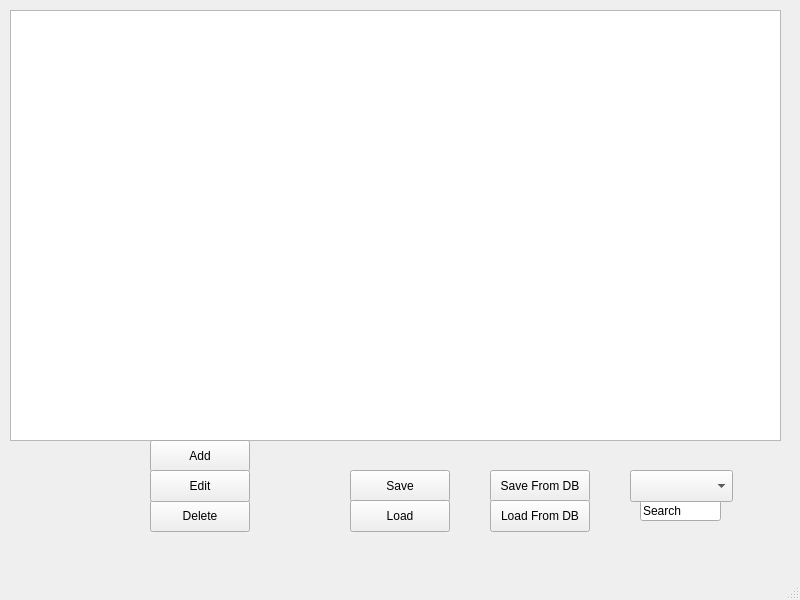
<?xml version="1.0" encoding="UTF-8"?>
<ui version="4.0">
 <class>MainWindow</class>
 <widget class="QMainWindow" name="MainWindow">
  <property name="geometry">
   <rect>
    <x>0</x>
    <y>0</y>
    <width>800</width>
    <height>600</height>
   </rect>
  </property>
  <property name="minimumSize">
   <size>
    <width>800</width>
    <height>600</height>
   </size>
  </property>
  <property name="maximumSize">
   <size>
    <width>800</width>
    <height>600</height>
   </size>
  </property>
  <property name="windowTitle">
   <string>MainWindow</string>
  </property>
  <widget class="QWidget" name="centralwidget">
   <widget class="QPushButton" name="pushButtonLoad">
    <property name="geometry">
     <rect>
      <x>350</x>
      <y>500</y>
      <width>100</width>
      <height>32</height>
     </rect>
    </property>
    <property name="text">
     <string>Load</string>
    </property>
   </widget>
   <widget class="QPushButton" name="pushButtonSave">
    <property name="geometry">
     <rect>
      <x>350</x>
      <y>470</y>
      <width>100</width>
      <height>32</height>
     </rect>
    </property>
    <property name="text">
     <string>Save</string>
    </property>
   </widget>
   <widget class="QTableView" name="tableViewContacts">
    <property name="geometry">
     <rect>
      <x>10</x>
      <y>10</y>
      <width>771</width>
      <height>431</height>
     </rect>
    </property>
   </widget>
   <widget class="QPushButton" name="pushButtonAdd">
    <property name="geometry">
     <rect>
      <x>150</x>
      <y>440</y>
      <width>100</width>
      <height>32</height>
     </rect>
    </property>
    <property name="text">
     <string>Add</string>
    </property>
   </widget>
   <widget class="QPushButton" name="pushButtonDelete">
    <property name="geometry">
     <rect>
      <x>150</x>
      <y>500</y>
      <width>100</width>
      <height>32</height>
     </rect>
    </property>
    <property name="text">
     <string>Delete</string>
    </property>
   </widget>
   <widget class="QPushButton" name="pushButtonEdit">
    <property name="geometry">
     <rect>
      <x>150</x>
      <y>470</y>
      <width>100</width>
      <height>32</height>
     </rect>
    </property>
    <property name="text">
     <string>Edit</string>
    </property>
   </widget>
   <widget class="QLineEdit" name="lineEditSearch">
    <property name="geometry">
     <rect>
      <x>640</x>
      <y>500</y>
      <width>81</width>
      <height>21</height>
     </rect>
    </property>
    <property name="text">
     <string>Search</string>
    </property>
   </widget>
   <widget class="QComboBox" name="comboBoxSearchField">
    <property name="geometry">
     <rect>
      <x>630</x>
      <y>470</y>
      <width>103</width>
      <height>32</height>
     </rect>
    </property>
   </widget>
   <widget class="QPushButton" name="pushButtonSaveDB">
    <property name="geometry">
     <rect>
      <x>490</x>
      <y>470</y>
      <width>100</width>
      <height>32</height>
     </rect>
    </property>
    <property name="text">
     <string>Save From DB</string>
    </property>
   </widget>
   <widget class="QPushButton" name="pushButtonLoadDB">
    <property name="geometry">
     <rect>
      <x>490</x>
      <y>500</y>
      <width>100</width>
      <height>32</height>
     </rect>
    </property>
    <property name="text">
     <string>Load From DB</string>
    </property>
   </widget>
   <zorder>tableViewContacts</zorder>
   <zorder>pushButtonSave</zorder>
   <zorder>pushButtonLoad</zorder>
   <zorder>pushButtonAdd</zorder>
   <zorder>pushButtonDelete</zorder>
   <zorder>pushButtonEdit</zorder>
   <zorder>lineEditSearch</zorder>
   <zorder>comboBoxSearchField</zorder>
   <zorder>pushButtonSaveDB</zorder>
   <zorder>pushButtonLoadDB</zorder>
  </widget>
  <widget class="QMenuBar" name="menubar">
   <property name="geometry">
    <rect>
     <x>0</x>
     <y>0</y>
     <width>800</width>
     <height>24</height>
    </rect>
   </property>
  </widget>
  <widget class="QStatusBar" name="statusbar"/>
 </widget>
 <resources/>
 <connections/>
</ui>
